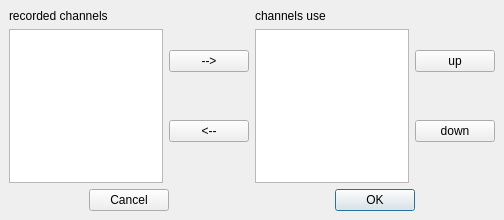
<ui version="4.0" >
 <author></author>
 <comment></comment>
 <exportmacro></exportmacro>
 <class>ch_sel_dlg</class>
 <widget class="QDialog" name="ch_sel_dlg" >
  <property name="geometry" >
   <rect>
    <x>0</x>
    <y>0</y>
    <width>504</width>
    <height>220</height>
   </rect>
  </property>
  <property name="windowTitle" >
   <string>Select channel's to process</string>
  </property>
  <layout class="QGridLayout" >
   <property name="margin" >
    <number>9</number>
   </property>
   <property name="spacing" >
    <number>6</number>
   </property>
   <item row="0" column="0" >
    <layout class="QVBoxLayout" >
     <property name="margin" >
      <number>0</number>
     </property>
     <property name="spacing" >
      <number>6</number>
     </property>
     <item>
      <layout class="QHBoxLayout" >
       <property name="margin" >
        <number>0</number>
       </property>
       <property name="spacing" >
        <number>6</number>
       </property>
       <item>
        <layout class="QVBoxLayout" >
         <property name="margin" >
          <number>0</number>
         </property>
         <property name="spacing" >
          <number>6</number>
         </property>
         <item>
          <widget class="QLabel" name="TextLabel1" >
           <property name="text" >
            <string>recorded channels</string>
           </property>
          </widget>
         </item>
         <item>
          <widget class="QListWidget" name="all_ch_list" />
         </item>
        </layout>
       </item>
       <item>
        <layout class="QVBoxLayout" >
         <property name="margin" >
          <number>0</number>
         </property>
         <property name="spacing" >
          <number>6</number>
         </property>
         <item>
          <spacer>
           <property name="orientation" >
            <enum>Qt::Vertical</enum>
           </property>
           <property name="sizeType" >
            <enum>QSizePolicy::Expanding</enum>
           </property>
           <property name="sizeHint" >
            <size>
             <width>20</width>
             <height>20</height>
            </size>
           </property>
          </spacer>
         </item>
         <item>
          <widget class="QPushButton" name="use_btn" >
           <property name="text" >
            <string>--></string>
           </property>
          </widget>
         </item>
         <item>
          <spacer>
           <property name="orientation" >
            <enum>Qt::Vertical</enum>
           </property>
           <property name="sizeType" >
            <enum>QSizePolicy::Expanding</enum>
           </property>
           <property name="sizeHint" >
            <size>
             <width>20</width>
             <height>20</height>
            </size>
           </property>
          </spacer>
         </item>
         <item>
          <widget class="QPushButton" name="dont_use_btn" >
           <property name="text" >
            <string>&lt;--</string>
           </property>
          </widget>
         </item>
         <item>
          <spacer>
           <property name="orientation" >
            <enum>Qt::Vertical</enum>
           </property>
           <property name="sizeType" >
            <enum>QSizePolicy::Expanding</enum>
           </property>
           <property name="sizeHint" >
            <size>
             <width>20</width>
             <height>20</height>
            </size>
           </property>
          </spacer>
         </item>
        </layout>
       </item>
       <item>
        <layout class="QVBoxLayout" >
         <property name="margin" >
          <number>0</number>
         </property>
         <property name="spacing" >
          <number>6</number>
         </property>
         <item>
          <widget class="QLabel" name="TextLabel2" >
           <property name="text" >
            <string>channels use</string>
           </property>
          </widget>
         </item>
         <item>
          <widget class="QListWidget" name="use_ch_list" />
         </item>
        </layout>
       </item>
       <item>
        <layout class="QVBoxLayout" >
         <property name="margin" >
          <number>0</number>
         </property>
         <property name="spacing" >
          <number>6</number>
         </property>
         <item>
          <spacer>
           <property name="orientation" >
            <enum>Qt::Vertical</enum>
           </property>
           <property name="sizeType" >
            <enum>QSizePolicy::Expanding</enum>
           </property>
           <property name="sizeHint" >
            <size>
             <width>20</width>
             <height>20</height>
            </size>
           </property>
          </spacer>
         </item>
         <item>
          <widget class="QPushButton" name="ch_up_btn" >
           <property name="text" >
            <string>up</string>
           </property>
          </widget>
         </item>
         <item>
          <spacer>
           <property name="orientation" >
            <enum>Qt::Vertical</enum>
           </property>
           <property name="sizeType" >
            <enum>QSizePolicy::Expanding</enum>
           </property>
           <property name="sizeHint" >
            <size>
             <width>20</width>
             <height>20</height>
            </size>
           </property>
          </spacer>
         </item>
         <item>
          <widget class="QPushButton" name="ch_down_btn" >
           <property name="text" >
            <string>down</string>
           </property>
          </widget>
         </item>
         <item>
          <spacer>
           <property name="orientation" >
            <enum>Qt::Vertical</enum>
           </property>
           <property name="sizeType" >
            <enum>QSizePolicy::Expanding</enum>
           </property>
           <property name="sizeHint" >
            <size>
             <width>20</width>
             <height>20</height>
            </size>
           </property>
          </spacer>
         </item>
        </layout>
       </item>
      </layout>
     </item>
     <item>
      <layout class="QHBoxLayout" >
       <property name="margin" >
        <number>0</number>
       </property>
       <property name="spacing" >
        <number>6</number>
       </property>
       <item>
        <spacer>
         <property name="orientation" >
          <enum>Qt::Horizontal</enum>
         </property>
         <property name="sizeType" >
          <enum>QSizePolicy::Expanding</enum>
         </property>
         <property name="sizeHint" >
          <size>
           <width>40</width>
           <height>20</height>
          </size>
         </property>
        </spacer>
       </item>
       <item>
        <layout class="QHBoxLayout" >
         <property name="margin" >
          <number>0</number>
         </property>
         <property name="spacing" >
          <number>6</number>
         </property>
         <item>
          <widget class="QPushButton" name="cancel_btn" >
           <property name="text" >
            <string>Cancel</string>
           </property>
          </widget>
         </item>
         <item>
          <spacer>
           <property name="orientation" >
            <enum>Qt::Horizontal</enum>
           </property>
           <property name="sizeType" >
            <enum>QSizePolicy::Minimum</enum>
           </property>
           <property name="sizeHint" >
            <size>
             <width>160</width>
             <height>20</height>
            </size>
           </property>
          </spacer>
         </item>
         <item>
          <widget class="QPushButton" name="ok_btn" >
           <property name="text" >
            <string>OK</string>
           </property>
           <property name="default" >
            <bool>true</bool>
           </property>
          </widget>
         </item>
        </layout>
       </item>
       <item>
        <spacer>
         <property name="orientation" >
          <enum>Qt::Horizontal</enum>
         </property>
         <property name="sizeType" >
          <enum>QSizePolicy::Expanding</enum>
         </property>
         <property name="sizeHint" >
          <size>
           <width>40</width>
           <height>20</height>
          </size>
         </property>
        </spacer>
       </item>
      </layout>
     </item>
    </layout>
   </item>
  </layout>
 </widget>
 <layoutdefault spacing="6" margin="11" />
 <pixmapfunction>qPixmapFromMimeSource</pixmapfunction>
 <resources/>
 <connections/>
</ui>
